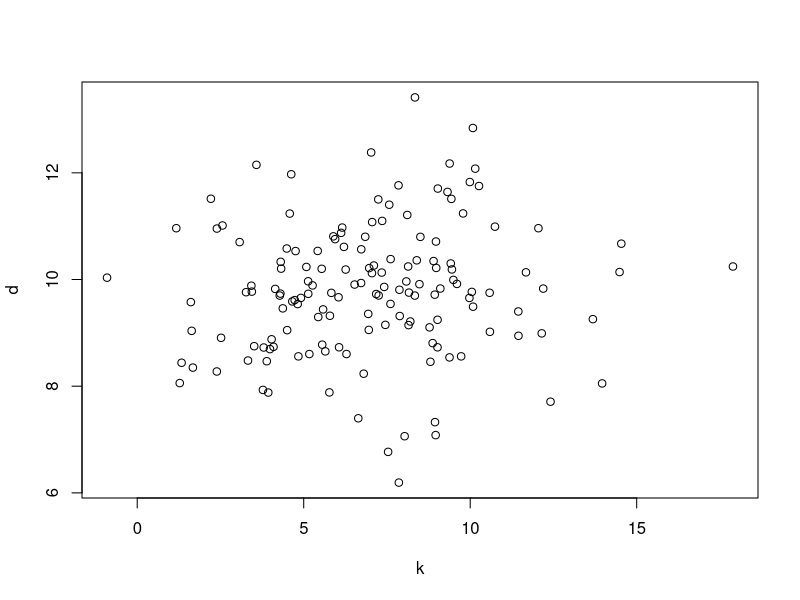

Here is the R script that generated this plot:
#just for trying if the cloning works....
d <- rnorm(n = 150, mean = 10, sd = 1.2)
k <- rnorm(n = 150, mean = 7, sd = 3)
plot(d ~ k)
